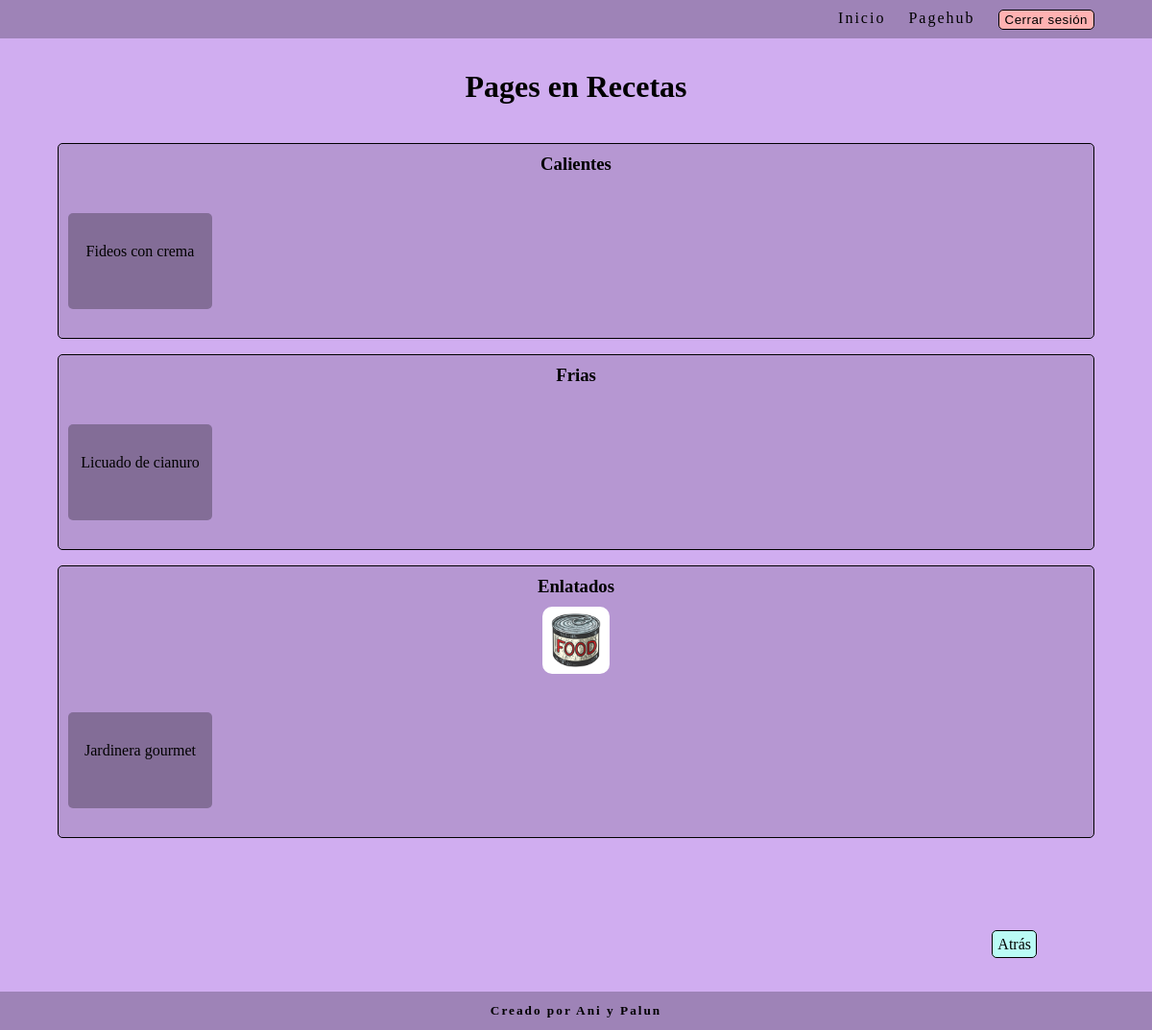
Page /pagehub/categoria/1/ (signed in) on the committed database.
### pagehub/models.py (models this page shows, shortened)
class CategoriaPrincipal(models.Model):
    nombre = models.CharField(max_length=50, unique=True, blank=True, null=True)
    foto = models.ImageField(upload_to='img', null=True, blank=True)
    user = models.ForeignKey(User, on_delete=models.CASCADE, null=True, blank=True)
    class Meta:
        verbose_name = 'Categoría Principal'
        verbose_name_plural = 'Categorías Principales'

class SubCategoria(models.Model):
    categoria_principal = models.ForeignKey(CategoriaPrincipal, on_delete=models.CASCADE, null=True, blank=True, default=None)
    sub_categoria = models.CharField(max_length=50)
    foto = models.ImageField(upload_to='img', null=True, blank=True)
    class Meta:
        verbose_name = 'sub_categoría'
        verbose_name_plural = 'sub_categorías'

class PageHub(models.Model):
    categoria_principal = models.ForeignKey(CategoriaPrincipal, on_delete=models.CASCADE, null=True, blank=True, default=None)
    sub_categoria = models.ForeignKey('SubCategoria', on_delete=models.CASCADE, null=True, blank=True, default=None)
    nombre = models.CharField(max_length=50)
    link = models.CharField(max_length=200)
    foto = models.ImageField(upload_to='img', null=True, blank=True)
    descripcion = models.CharField(max_length=250, blank=True, null=True)
    user = models.ForeignKey(User, on_delete=models.CASCADE, null=True, blank=True)
    class Meta:
        verbose_name = 'Pagehub'
        verbose_name_plural = 'Pageshub'

### pagehub/views.py (the view)
# urls.py: path('categoria/<int:categoria_id>/', categoria_view, name='categoria'),
def categoria_view(request, categoria_id):
    categoria_obj = get_object_or_404(CategoriaPrincipal, id=categoria_id)
    pages_qs = PageHub.objects.filter(categoria_principal=categoria_obj)
    pages_por_subcategoria = {}
    for page in pages_qs:
        if page.sub_categoria:
            sub_nombre = page.sub_categoria.sub_categoria
            sub_foto = page.sub_categoria.foto.url if page.sub_categoria.foto else None
        else:
            sub_nombre = "Sin subcategoría"
            sub_foto = None
        if sub_nombre not in pages_por_subcategoria:
            pages_por_subcategoria[sub_nombre] = {
                'foto': sub_foto,
                'pages': []
            }
        pages_por_subcategoria[sub_nombre]['pages'].append(page)
    return render(request, 'pagehub/categoria.html', {
        'pages_por_subcategoria': pages_por_subcategoria,
        'categoria': categoria_obj.nombre,
        'categoria_foto': categoria_obj.foto,
        'MEDIA_URL': settings.MEDIA_URL
    })

### pagehub/templates/pagehub/categoria.html (shortened to what this page needs)
{% load static %}
<!DOCTYPE html>
<html lang="es">
<head>
    <link rel="stylesheet" href="{% static 'css/style.css' %}">
</head>
<body>
    <nav class="navbar">
        {% include 'core/components/navbar.html' %}
    </nav>
    <main class="contenedor-main">
        <div class="titulo-categoria">
            <h1>Pages en {{ categoria }}</h1>
        </div>
        <div class="pages-contenedor">
            {% for sub_nombre, datos in pages_por_subcategoria.items %}
                <div class="filtro-sub-categoria">
                    <div class="titulo-sub-categoria-contenedor">
                        <h3 class="titulo-sub-categoria">{{ sub_nombre }}</h3>
                        {% if datos.foto %}
                            <img src="{{ datos.foto }}" alt="Foto de {{ sub_nombre }}" class="foto-sub-categoria">
                        {% endif %}
                    </div>
                    <ul class="pages">
                        {% for page in datos.pages %}
                            <li>
                                {% if page.link %}
                                    <a href="{{ page.link }}" target="_blank" class="page">
                                        <p>{{ page.nombre }}</p>
                                        {% if page.foto %}
                                            <img src="{{ MEDIA_URL }}{{ page.foto }}" alt="{{ page.nombre }}" class="foto-page-card">
                                        {% endif %}
                                        <p>{{ page.link }}</p>
                                        <p>{{ page.descripcion }}</p>
                                    </a>
                                {% else %}
                                    <a href="" class="page">
                                        <p>{{ page.nombre }}</p>
                                    </a>
                                {% endif %}
                            </li>
                        {% endfor %}
                    </ul>
                </div>
            {% endfor %}
        </div>
        <div class="atras">
            <a href="../../" class="boton-basico">Atrás</a>
        </div>
    </main>
    <footer class="footer">
        {% include 'core/components/footer.html' %}
    </footer>
</body>
</html>

### static/css/style.css (style rules this page uses)
* { padding: 0; margin: 0; box-sizing: border-box; }
body { display: flex; flex-direction: column; min-height: 100vh; background-color: rgb(208, 173, 240); }
.contenedor-main { display: flex; flex-direction: column; align-items: center; margin-top: 4vh; flex-grow: 1; }
.navbar { display: flex; justify-content: flex-end; align-items: center; min-height: 5vh; background-color: rgb(158, 131, 183); }
.footer { letter-spacing: 2px; display: flex; justify-content: center; align-items: center; min-height: 5vh; background-color: rgb(158, 131, 183); }
.boton-basico { padding: 5px; border: 1px solid black; border-radius: 5px; background-color: rgb(186, 251, 245); transition-duration: .5s; width: 150px; text-decoration: none; color: black; }
.pages-contenedor { display: flex; flex-direction: column; margin-top: 5vh; gap: 2vh; width: 90%; margin-bottom: 20vh; }
.pages li { list-style: none; }
.pages .page { display: flex; flex-direction: column; justify-content: center; align-items: center; gap: 10px; min-width: 150px; max-width: 250px; min-height: 100px; background-color: rgba(0, 0, 0, 0.284); border-radius: 5px; text-decoration: none; color: black; transition-duration: .5s; box-shadow: 0 0 5px transparent; padding: 5px; text-align: center; margin-bottom: 20px; }
.titulo-sub-categoria-contenedor { display: flex; flex-direction: column; align-items: center; justify-content: center; gap: 10px; }
.titulo-sub-categoria { align-self: center; }
.titulo-categoria { display: flex; flex-direction: column; align-items: center; justify-content: center; gap: 20px; }
.foto-sub-categoria { width: 70px; border-radius: 10px; transition-duration: .3s; }

### rows in the picture
CategoriaPrincipal: nombre "Recetas"
SubCategoria: pages_por_subcategoria "Calientes"
PageHub: nombre "Fideos con crema"
SubCategoria: pages_por_subcategoria "Frias"
PageHub: nombre "Licuado de cianuro"
SubCategoria: pages_por_subcategoria "Enlatados"
PageHub: nombre "Jardinera gourmet"
